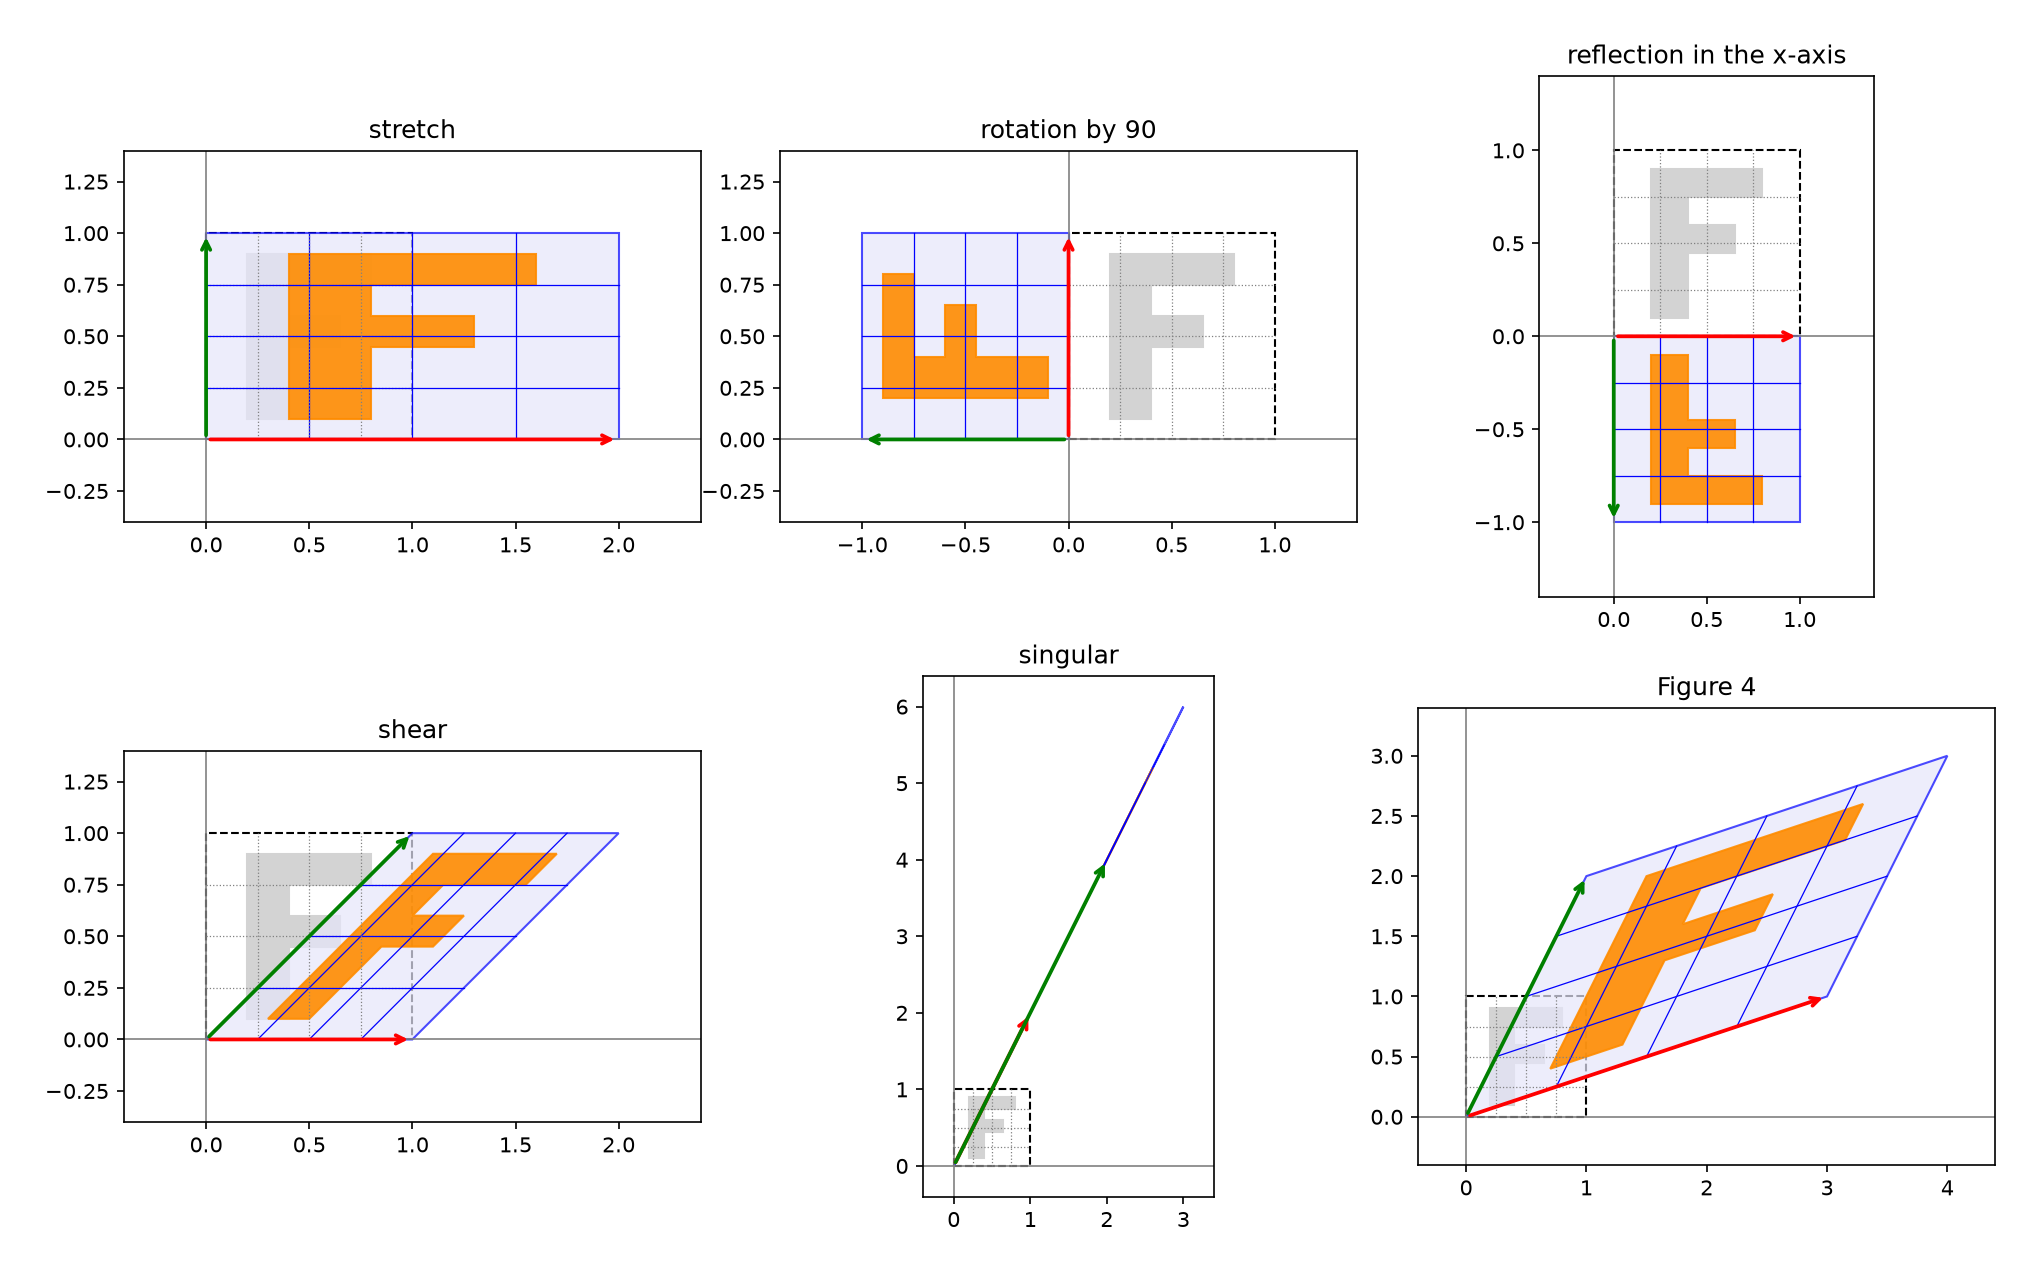

This chart was generated by the following Python code:
import numpy as np
import matplotlib.pyplot as plt
rng = np.random.default_rng(0)  # random number generator for test matrices

SQUARE = np.array([[0, 0], [1, 0], [1, 1], [0, 1]], dtype=float)
LETTER_F = np.array([[0.2, 0.1], [0.4, 0.1], [0.4, 0.45], [0.65, 0.45], [0.65, 0.6],
                     [0.4, 0.6], [0.4, 0.75], [0.8, 0.75], [0.8, 0.9], [0.2, 0.9]])

MATRICES = {
    "stretch": np.array([[2, 0], [0, 1]]),
    "rotation by 90": np.array([[0, -1], [1, 0]]),
    "reflection in the x-axis": np.array([[1, 0], [0, -1]]),
    "shear": np.array([[1, 1], [0, 1]]),
    "singular": np.array([[1, 2], [2, 4]]),
    "Figure 4": np.array([[3, 1], [1, 2]]),
}


def plot_transformation(A, ax=None, title=""):
    """Draw the unit square, a grid and the letter F, before and after A."""
    A = np.array(A, dtype=float)
    if ax is None:
        ax = plt.gca()
    ax.axhline(0, color="gray", lw=0.8)
    ax.axvline(0, color="gray", lw=0.8)

    # before
    ax.fill(*SQUARE.T, fill=False, edgecolor="black", ls="--")
    ax.fill(*LETTER_F.T, color="lightgray")

    # after: one point per row, so we multiply by A.T on the right
    ax.fill(*(SQUARE @ A.T).T, facecolor="lavender", edgecolor="blue", alpha=0.7)
    ax.fill(*(LETTER_F @ A.T).T, color="darkorange", alpha=0.9)

    # grid lines before and after
    for t in (0.25, 0.5, 0.75):
        for line in (np.array([[t, 0], [t, 1]]), np.array([[0, t], [1, t]])):
            ax.plot(*line.T, color="gray", lw=0.6, ls=":")
            ax.plot(*(line @ A.T).T, color="blue", lw=0.6)

    # arrows: T(e1) is red, T(e2) is green
    for column, color in ((A[:, 0], "red"), (A[:, 1], "green")):
        ax.annotate("", xy=column, xytext=(0, 0),
                    arrowprops=dict(arrowstyle="->", color=color, lw=1.8))

    points = np.vstack([SQUARE, SQUARE @ A.T])
    ax.set_xlim(points[:, 0].min() - 0.4, points[:, 0].max() + 0.4)
    ax.set_ylim(points[:, 1].min() - 0.4, points[:, 1].max() + 0.4)
    ax.set_aspect("equal")
    ax.set_title(title)


def signed_area(P):
    """Shoelace formula for a polygon with one corner per row."""
    total = 0.0
    k = len(P)
    for i in range(k):
        x1, y1 = P[i]
        x2, y2 = P[(i + 1) % k]
        total += x1 * y2 - x2 * y1
    return total / 2


def main():
    fig, axes = plt.subplots(2, 3, figsize=(13, 8), layout="constrained")
    for ax, (name, A) in zip(axes.flat, MATRICES.items()):
        plot_transformation(A, ax, name)
    fig.savefig("p6.png", dpi=150, bbox_inches="tight", pad_inches=0.3)

    for name, A in MATRICES.items():
        area = signed_area(SQUARE @ A.T)
        det = np.linalg.det(A)
        print(f"{name:26s} area = {area:5.1f}  det = {det:5.1f}  equal: {np.isclose(area, det)}")


if __name__ == "__main__":
    main()
